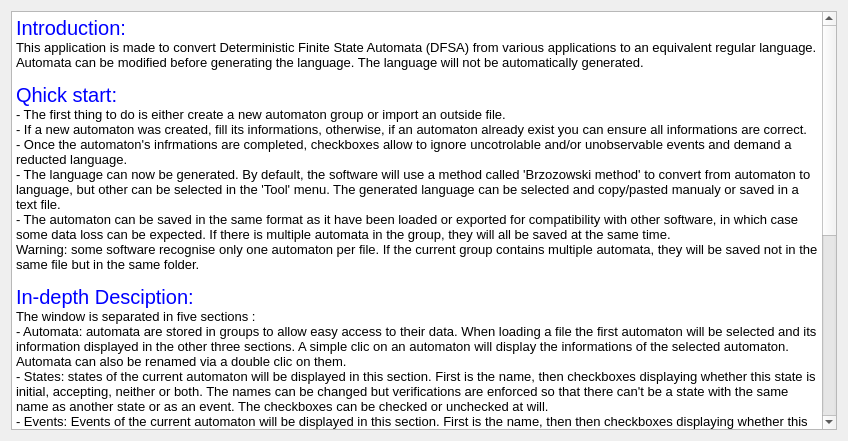
<?xml version="1.0" encoding="UTF-8"?>
<ui version="4.0">
 <class>Help_dialog</class>
 <widget class="QDialog" name="Help_dialog">
  <property name="geometry">
   <rect>
    <x>0</x>
    <y>0</y>
    <width>848</width>
    <height>441</height>
   </rect>
  </property>
  <property name="windowTitle">
   <string>Help</string>
  </property>
  <layout class="QHBoxLayout" name="horizontalLayout">
   <item>
    <widget class="QTextBrowser" name="textBrowser">
     <property name="html">
      <string>&lt;!DOCTYPE HTML PUBLIC &quot;-//W3C//DTD HTML 4.0//EN&quot; &quot;http://www.w3.org/TR/REC-html40/strict.dtd&quot;&gt;
&lt;html&gt;&lt;head&gt;&lt;meta name=&quot;qrichtext&quot; content=&quot;1&quot; /&gt;&lt;style type=&quot;text/css&quot;&gt;
p, li { white-space: pre-wrap; }
&lt;/style&gt;&lt;/head&gt;&lt;body style=&quot; font-family:'MS Shell Dlg 2'; font-size:8.25pt; font-weight:400; font-style:normal;&quot;&gt;
&lt;p style=&quot; margin-top:0px; margin-bottom:0px; margin-left:0px; margin-right:0px; -qt-block-indent:0; text-indent:0px;&quot;&gt;&lt;span style=&quot; font-size:15pt; color:#0000ff;&quot;&gt;Introduction:&lt;/span&gt;&lt;/p&gt;
&lt;p style=&quot; margin-top:0px; margin-bottom:0px; margin-left:0px; margin-right:0px; -qt-block-indent:0; text-indent:0px;&quot;&gt;&lt;span style=&quot; font-size:10pt; color:#000000;&quot;&gt;This application is made to convert Deterministic Finite State Automata (DFSA) from various applications to an equivalent regular language. Automata can be modified before generating the language. The language will not be automatically generated.&lt;br /&gt;&lt;/span&gt;&lt;/p&gt;
&lt;p style=&quot; margin-top:0px; margin-bottom:0px; margin-left:0px; margin-right:0px; -qt-block-indent:0; text-indent:0px;&quot;&gt;&lt;span style=&quot; font-size:15pt; color:#0000ff;&quot;&gt;Qhick start:&lt;/span&gt;&lt;/p&gt;
&lt;p style=&quot; margin-top:0px; margin-bottom:0px; margin-left:0px; margin-right:0px; -qt-block-indent:0; text-indent:0px;&quot;&gt;&lt;span style=&quot; font-size:10pt; color:#000000;&quot;&gt;- The first thing to do is either create a new automaton group or import an outside file.&lt;br /&gt;- If a new automaton was created, fill its informations, otherwise, if an automaton already exist you can ensure all informations are correct.&lt;br /&gt;- Once the automaton's infrmations are completed, checkboxes allow to ignore uncotrolable and/or unobservable events and demand a reducted language.&lt;br /&gt;- The language can now be generated. By default, the software will use a method called 'Brzozowski method' to convert from automaton to language, but other can be selected in the 'Tool' menu. The generated language can be selected and copy/pasted manualy or saved in a text file.&lt;br /&gt;- The automaton can be saved in the same format as it have been loaded or exported for compatibility with other software, in which case some data loss can be expected. If there is multiple automata in the group, they will all be saved at the same time.&lt;br /&gt;Warning: some software recognise only one automaton per file. If the current group contains multiple automata, they will be saved not in the same file but in the same folder.&lt;br /&gt;&lt;/span&gt;&lt;/p&gt;
&lt;p style=&quot; margin-top:0px; margin-bottom:0px; margin-left:0px; margin-right:0px; -qt-block-indent:0; text-indent:0px;&quot;&gt;&lt;span style=&quot; font-size:15pt; color:#0000ff;&quot;&gt;In-depth Desciption:&lt;/span&gt;&lt;/p&gt;
&lt;p style=&quot; margin-top:0px; margin-bottom:0px; margin-left:0px; margin-right:0px; -qt-block-indent:0; text-indent:0px;&quot;&gt;&lt;span style=&quot; font-size:10pt; color:#000000;&quot;&gt;The window is separated in five sections :&lt;br /&gt;- Automata: automata are stored in groups to allow easy access to their data. When loading a file the first automaton will be selected and its information displayed in the other three sections. A simple clic on an automaton will display the informations of the selected automaton. Automata can also be renamed via a double clic on them.&lt;br /&gt;- States: states of the current automaton will be displayed in this section. First is the name, then checkboxes displaying whether this state is initial, accepting, neither or both. The names can be changed but verifications are enforced so that there can't be a state with the same name as another state or as an event. The checkboxes can be checked or unchecked at will.&lt;br /&gt;- Events: Events of the current automaton will be displayed in this section. First is the name, then then checkboxes displaying whether this event is whether unobservable, uncontrolable, neither or both. The names can be changed but verifications are enforced so that there can't be a state with the same name as another event or as a state. The checkboxes can be checked or unchecked at will.&lt;br /&gt;- Transitions: Transitions of the current automaton will be displayed in this section. Every inforation is mandatory: when editing transitions, no information may be leaved blank and each must be an already existing state (for source and destination) or event.&lt;br /&gt;- Bottom section: the last section is where the generated language will be displayed. It is not possible to write in it but text can be selected.&lt;br /&gt;&lt;/span&gt;&lt;/p&gt;
&lt;p style=&quot; margin-top:0px; margin-bottom:0px; margin-left:0px; margin-right:0px; -qt-block-indent:0; text-indent:0px;&quot;&gt;&lt;span style=&quot; font-size:15pt; color:#0000ff;&quot;&gt;Menus:&lt;/span&gt;&lt;/p&gt;
&lt;p style=&quot; margin-top:0px; margin-bottom:0px; margin-left:0px; margin-right:0px; -qt-block-indent:0; text-indent:0px;&quot;&gt;&lt;span style=&quot; font-size:10pt; color:#000000;&quot;&gt;- Edit:&lt;br /&gt;The 'Add' menu allows the creation of new elements. A new automaton require just a name. A new state require a name and can be marked as initial and/or accepting. A new event require a name and can ba marked as unobservable and/or uncontrolable. A new transition require a source state, a destination state and an event, all needs to already exist in the automaton, an auto-completer is avaiable to reduce the possibility of misspelling.&lt;br /&gt;The 'Delete' menu allows the deletion of elements or whole automata. Deleting an automaton will erase all information within it. Deleting a state or an event will also delete all transitions using the deleted element. Deleting a transition will not delete anything else.&lt;br /&gt;- Tool:&lt;br /&gt;- Generate all languages: this option will generate the language for all automata in the group and save them in a designated file.&lt;br /&gt;- Avoid language ambiguity: this option will modify how the language is displayed by separating every consecuting event with a '.'. For example, with the events 'u', '0' and 'u0', the language 'u0u0u0+u+0' would becone 'u.0.u0.u.0+u+0', preventing ambiguity when reading the language. This option must be selected before generating the language.&lt;br /&gt;- Convertion method: the software offer various ways to obtain a language. Since there isn't a solution better in every cases, trying differents solutions may help, both in result quality and time needed. The Brzozowski method is good for small to medium problem, the second version being a bit slower but more efficient. The reverse Brzozowski is slower and less efficient than the basic Brzozowski but the generated languages tend to be shorter.&lt;/span&gt;&lt;/p&gt;&lt;/body&gt;&lt;/html&gt;</string>
     </property>
    </widget>
   </item>
  </layout>
 </widget>
 <resources/>
 <connections/>
</ui>
